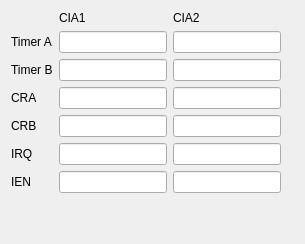
       <widget class="QWidget" name="ciaTab">
        <attribute name="icon">
         <iconset resource="../xpeccy.qrc">
          <normaloff>:/images/commodore.png</normaloff>:/images/commodore.png</iconset>
        </attribute>
        <attribute name="title">
         <string/>
        </attribute>
        <layout class="QGridLayout" name="gridLayout_8">
         <item row="1" column="2">
          <widget class="QLineEdit" name="cia2timera">
           <property name="readOnly">
            <bool>true</bool>
           </property>
          </widget>
         </item>
         <item row="0" column="2">
          <widget class="QLabel" name="label_14">
           <property name="text">
            <string>CIA2</string>
           </property>
          </widget>
         </item>
         <item row="6" column="1">
          <widget class="QLineEdit" name="cia1inten">
           <property name="readOnly">
            <bool>true</bool>
           </property>
          </widget>
         </item>
         <item row="6" column="0">
          <widget class="QLabel" name="label_20">
           <property name="text">
            <string>IEN</string>
           </property>
          </widget>
         </item>
         <item row="0" column="1">
          <widget class="QLabel" name="label_13">
           <property name="text">
            <string>CIA1</string>
           </property>
          </widget>
         </item>
         <item row="6" column="2">
          <widget class="QLineEdit" name="cia2inten">
           <property name="readOnly">
            <bool>true</bool>
           </property>
          </widget>
         </item>
         <item row="2" column="2">
          <widget class="QLineEdit" name="cia2timerb">
           <property name="readOnly">
            <bool>true</bool>
           </property>
          </widget>
         </item>
         <item row="5" column="1">
          <widget class="QLineEdit" name="cia1irq">
           <property name="readOnly">
            <bool>true</bool>
           </property>
          </widget>
         </item>
         <item row="1" column="1">
          <widget class="QLineEdit" name="cia1timera">
           <property name="readOnly">
            <bool>true</bool>
           </property>
          </widget>
         </item>
         <item row="2" column="1">
          <widget class="QLineEdit" name="cia1timerb">
           <property name="readOnly">
            <bool>true</bool>
           </property>
          </widget>
         </item>
         <item row="1" column="0">
          <widget class="QLabel" name="label_15">
           <property name="text">
            <string>Timer A</string>
           </property>
          </widget>
         </item>
         <item row="5" column="0">
          <widget class="QLabel" name="label_18">
           <property name="text">
            <string>IRQ</string>
           </property>
          </widget>
         </item>
         <item row="2" column="0">
          <widget class="QLabel" name="label_17">
           <property name="text">
            <string>Timer B</string>
           </property>
          </widget>
         </item>
         <item row="7" column="0">
          <spacer name="verticalSpacer_7">
           <property name="orientation">
            <enum>Qt::Vertical</enum>
           </property>
           <property name="sizeHint" stdset="0">
            <size>
             <width>20</width>
             <height>40</height>
            </size>
           </property>
          </spacer>
         </item>
         <item row="3" column="0">
          <widget class="QLabel" name="label_22">
           <property name="text">
            <string>CRA</string>
           </property>
          </widget>
         </item>
         <item row="1" column="3">
          <widget class="QLabel" name="label_16">
           <property name="text">
            <string/>
           </property>
          </widget>
         </item>
         <item row="5" column="2">
          <widget class="QLineEdit" name="cia2irq">
           <property name="readOnly">
            <bool>true</bool>
           </property>
          </widget>
         </item>
         <item row="4" column="0">
          <widget class="QLabel" name="label_24">
           <property name="text">
            <string>CRB</string>
           </property>
          </widget>
         </item>
         <item row="3" column="1">
          <widget class="QLineEdit" name="cia1cra">
           <property name="readOnly">
            <bool>true</bool>
           </property>
          </widget>
         </item>
         <item row="4" column="1">
          <widget class="QLineEdit" name="cia1crb">
           <property name="readOnly">
            <bool>true</bool>
           </property>
          </widget>
         </item>
         <item row="3" column="2">
          <widget class="QLineEdit" name="cia2cra">
           <property name="readOnly">
            <bool>true</bool>
           </property>
          </widget>
         </item>
         <item row="4" column="2">
          <widget class="QLineEdit" name="cia2crb">
           <property name="readOnly">
            <bool>true</bool>
           </property>
          </widget>
         </item>
        </layout>
       </widget>
